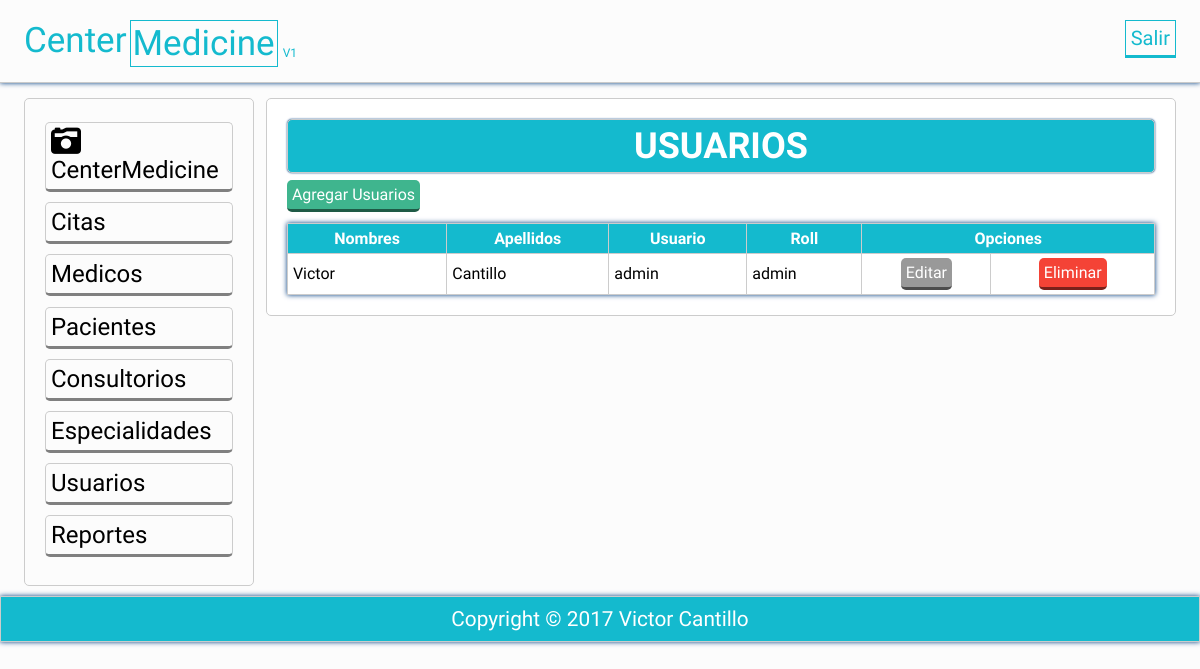
The page /vista/usuarios_vista.php on the database its author committed.
### tables this page shows
CREATE TABLE `usuarios` (
  `id` int(11) NOT NULL AUTO_INCREMENT,
  `usuario` varchar(20) NOT NULL,
  `pass` varchar(200) DEFAULT NULL,
  `nombres` varchar(50) NOT NULL,
  `apellidos` varchar(50) NOT NULL,
  `Roll` varchar(15) NOT NULL,
  PRIMARY KEY (`id`),
  UNIQUE KEY `usuario` (`usuario`)
);

### vista/usuarios_vista.php (the view, shortened to what this page needs)
<?php
try{
	$conexion = new PDO('mysql:host=localhost;dbname=centromedico','root','');
}catch(PDOException $e){
	echo "Error: ". $e->getMessage();
}
$consulta = $conexion -> prepare("
	SELECT * FROM usuarios limit 5");
$consulta ->execute();
$consulta = $consulta ->fetchAll();
?>
<?php include 'plantillas/header.php'; ?>
	<section class="main">
		<div class="wrapp">
			<?php include 'plantillas/nav.php'; ?>
				<article>
					<div class="mensaje">
						<h2>USUARIOS</h2>
					</div>
					<a class="agregar" href="registrarusuarios.php">Agregar Usuarios</a>
						<table class="tabla">
						  <tr>
							<th>Nombres</th>
							<th>Apellidos</th>
                            <th>Usuario</th>
							<th>Roll</th>
                            <th colspan="2">Opciones</th>
						  </tr>
						<?php foreach ($consulta as $Sql): ?>
						<tr>
							<?php echo "<td>". $Sql['nombres']. "</td>"; ?>
                            <?php echo "<td>". $Sql['apellidos']. "</td>"; ?>
                            <?php echo "<td>". $Sql['usuario']. "</td>"; ?>
                            <?php echo "<td>". $Sql['Roll']. "</td>"; ?>
                            <?php echo "<td class='centrar'>"."<a href='actualizarusuario.php?id=".$Sql['id']."' class='editar'>Editar</a>". "</td>"; ?>
						  <?php echo "<td class='centrar'>"."<a href='eliminar_usuario.php?id=".$Sql['id']."' class='eliminar'>Eliminar</a>". "</td>"; ?>
						</tr>
						<?php endforeach; ?>
					</table>
				</article>
	</section>
<?php include 'plantillas/footer.php'; ?>
</body>
</html>

### css/estilos.css (style rules this page uses)
* { -webkit-box-sizing: border-box; -moz-box-sizing: border-box; box-sizing: border-box; margin:0px; padding:0px; font-family: 'Antic', sans-serif; }
body { background: rgba(0,0,0,.01); color:#000; }
.wrapp { padding: 0% 2%; width:100%; margin:auto; overflow: hidden; }
.mensaje { background: #14BACE; padding:5px; color:#fff; border-radius:5px; text-align: center; font-size: 1.5em; margin-bottom: 5px; box-shadow: 0 0px 2px #013D82 !important; }
article a { display:block; font-weight: normal; }
article { margin: 10px 0px; margin-left:1%; float: left; width: 79%; padding:20px; background: rgb(255, 255, 255); border-radius:5px; }
article,aside, .mensaje { border:1px solid #ccc; }
article a { margin: 2px 0px; display:inline-block; padding: 5px; color: white; border-radius:5px; cursor:pointer; border-bottom: 3px solid rgba(0, 0, 0,.5); width:auto; text-decoration:none; text-align:center; position: relative; }
article .agregar { background:#3FB58E; }
article .editar { background:#999; }
article .eliminar { background:#F44336; }
footer li,a { text-decoration: none; color: #fff; }
.tabla { box-shadow: 0 0px 5px #013D82 !important; width:100%; margin-top: 1%; border-collapse: collapse; }
.tabla th { background: #14BACE; padding: 5px; color:white; }
.centrar { text-align: center; }
.tabla td { padding: 2px 5px; }
.tabla td,th { border:1px solid #ccc; }

### rows shown on the page
usuarios: nombres "Victor", apellidos "Cantillo", usuario "admin", Roll "admin"
